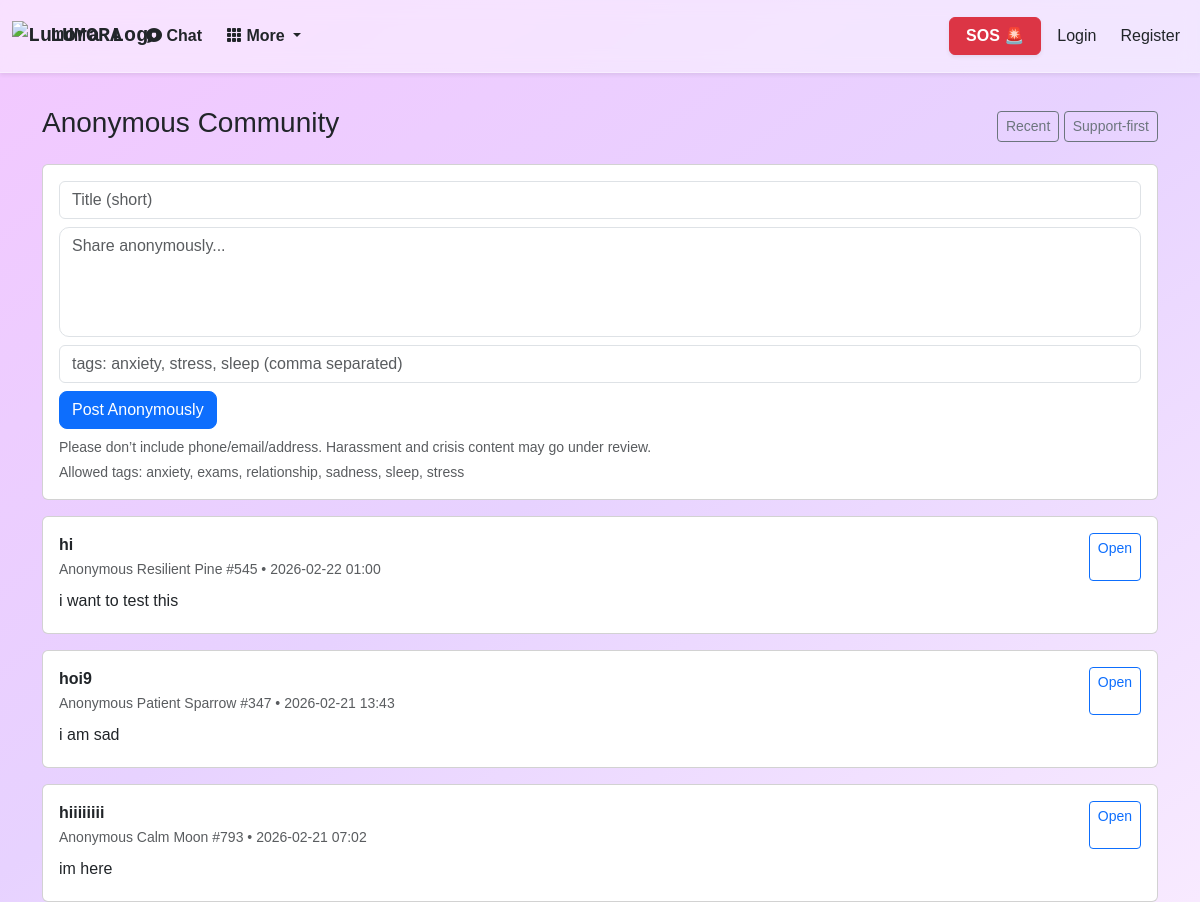
The app's page /community with its own data.
### ChatbotWebsite/models.py (models this page shows)
class CommunityPost(db.Model):
    __tablename__ = "community_post"
    id = db.Column(db.Integer, primary_key=True)
    user_id = db.Column(db.Integer, db.ForeignKey("user.id"), nullable=True, index=True)
    anon_alias = db.Column(db.String(80), nullable=False, index=True)
    title = db.Column(db.String(140), nullable=False)
    body = db.Column(db.Text, nullable=False)
    tags_json = db.Column(db.Text, nullable=True)
    created_at = db.Column(db.DateTime, default=datetime.utcnow, index=True)
    status = db.Column(db.String(20), nullable=False, default="visible", index=True)
    reports_count = db.Column(db.Integer, nullable=False, default=0, index=True)
    comments = db.relationship(
        "CommunityComment",
        backref="post",
        lazy=True,
        cascade="all, delete-orphan",
    )
    reactions = db.relationship(
        "CommunityReaction",
        backref="post",
        lazy=True,
        cascade="all, delete-orphan",
    )

### ChatbotWebsite/community/routes.py (the view)
@community.route("/community", methods=["GET"])
def feed():
    sort = (request.args.get("sort") or "recent").lower()
    q = CommunityPost.query.filter(CommunityPost.status == "visible")
    posts = q.order_by(CommunityPost.created_at.desc()).all()
    if sort == "supportive":
        posts.sort(
            key=lambda p: (len(p.reactions) + len(p.comments), p.created_at),
            reverse=True,
        )
    return render_template(
        "community/feed.html",
        posts=posts,
        sort=sort,
        allowed_tags=sorted(ALLOWED_TAGS),
    )

### ChatbotWebsite/main/routes.py (called while the page is built)
@main.after_app_request
def add_ngrok_header(resp):
    resp.headers["ngrok-skip-browser-warning"] = "1"
    return resp

### ChatbotWebsite/community/templates/community/feed.html (shortened to what this page needs)
{% extends "layout.html" %}
{% block content %}
<div class="container mt-4">
  <div class="d-flex justify-content-between align-items-center">
    <h3>Anonymous Community</h3>
    <div>
      <a class="btn btn-outline-secondary btn-sm" href="{{ url_for('community.feed', sort='recent') }}">Recent</a>
      <a class="btn btn-outline-secondary btn-sm" href="{{ url_for('community.feed', sort='supportive') }}">Support-first</a>
    </div>
  </div>
  <div class="card mt-3 p-3">
    <form method="POST" action="{{ url_for('community.create_post') }}">
      <input class="form-control mb-2" name="title" placeholder="Title (short)" maxlength="140" required>
      <textarea class="form-control mb-2" name="body" rows="4" placeholder="Share anonymously..." required></textarea>
      <input class="form-control mb-2" name="tags" placeholder="tags: anxiety, stress, sleep (comma separated)">
      <button class="btn btn-primary">Post Anonymously</button>
    </form>
    <small class="text-muted mt-2 d-block">
      Please don’t include phone/email/address. Harassment and crisis content may go under review.
    </small>
    <small class="text-muted d-block mt-1">
      Allowed tags: {{ allowed_tags|join(', ') }}
    </small>
  </div>
  {% for p in posts %}
    <div class="card mt-3 p-3">
      <div class="d-flex justify-content-between">
        <div>
          <strong>{{ p.title }}</strong><br>
          <small class="text-muted">{{ p.anon_alias }} • {{ p.created_at.strftime('%Y-%m-%d %H:%M') }}</small>
        </div>
        <a class="btn btn-sm btn-outline-primary" href="{{ url_for('community.view_post', id=p.id) }}">Open</a>
      </div>
      <p class="mt-2 mb-1">{{ (p.body[:240] ~ ('...' if p.body|length > 240 else '')) }}</p>
    </div>
  {% endfor %}
</div>
{% endblock %}

### ChatbotWebsite/static/styles/layout.css (style rules this page uses)
body { font-family: Arial, Helvetica, sans-serif; margin: 0; padding-top: 82px; background: #f5edf9; }
textarea.form-control { border-radius: 10px; resize: none; }
button.btn-primary { border-radius: 8px; }
html { scroll-padding-top: 90px; }
.card, textarea, .comment-box { position: relative; z-index: 1; }

### records on screen
CommunityPost: title "hi", anon_alias "Anonymous Resilient Pine #545", created_at "2026-02-22 01:00", body "i want to test this"
CommunityPost: title "hoi9", anon_alias "Anonymous Patient Sparrow #347", created_at "2026-02-21 13:43", body "i am sad"
CommunityPost: title "hiiiiiiii", anon_alias "Anonymous Calm Moon #793", created_at "2026-02-21 07:02", body "im here"

### other values on screen
{{ allowed_tags|join(', ') }} "anxiety, exams, relationship, sadness, sleep, stress"
